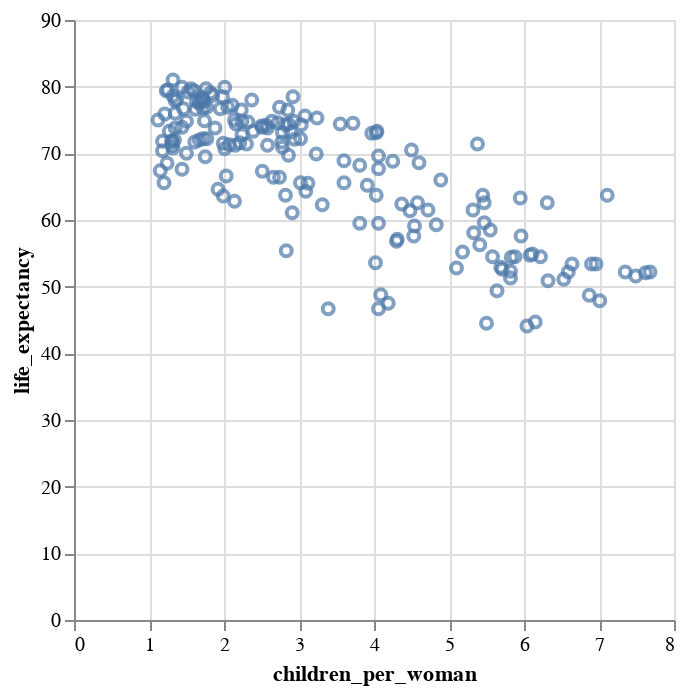

Write notebook code for a chart like this one.
### Code cell
# Adding tooltips
tooltip = alt.Chart(data2000).mark_point().encode(
    x='children_per_woman:Q',
    y='life_expectancy:Q',
    tooltip=['country', 'population', 'region']  # Show these fields on hover
)

tooltip

### Figure 1 — Vega-Lite specification as saved in the notebook (floating-point values rounded to 4 significant figures; data arrays with more than 128 entries replaced by an {"elided": "..."} marker saying what was removed)
{"config": {"view": {"continuousWidth": 300, "continuousHeight": 300}}, "data": {"name": "data-4df4e1ffbcd2b5b282b2ea5618688686"}, "mark": {"type": "point"}, "encoding": {"tooltip": [{"field": "country", "type": "nominal"}, {"field": "population", "type": "quantitative"}, {"field": "region", "type": "nominal"}], "x": {"field": "children_per_woman", "type": "quantitative"}, "y": {"field": "life_expectancy", "type": "quantitative"}}, "$schema": "https://vega.github.io/schema/vega-lite/v5.20.1.json", "datasets": {"data-4df4e1ffbcd2b5b282b2ea5618688686": {"elided": "178 records"}}}
